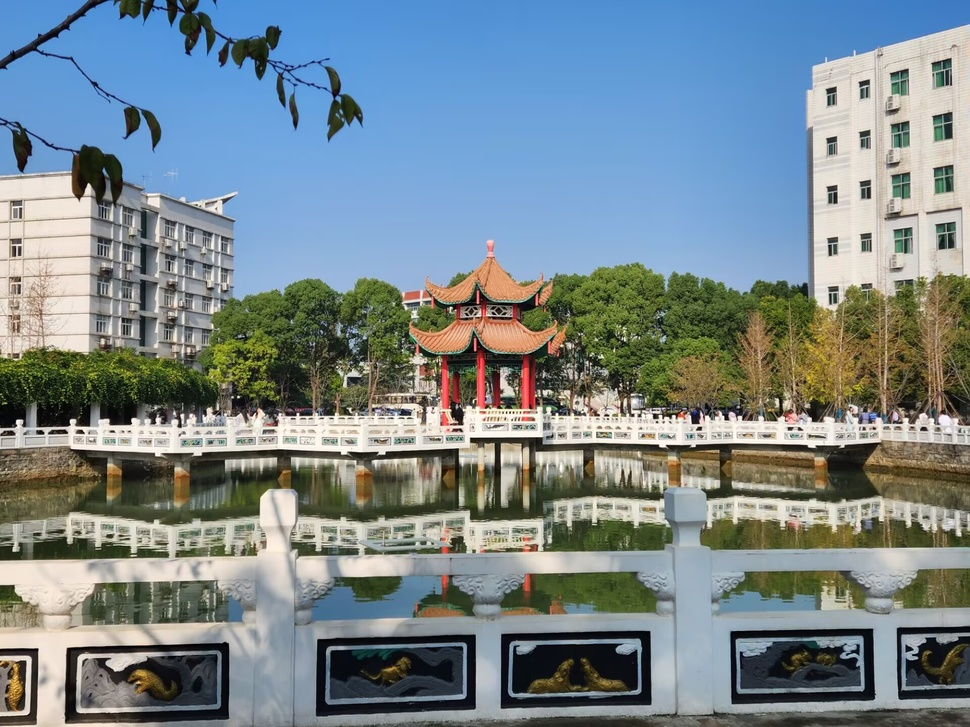
#> input picture Class/my.jpg, 970 x 727 px, shrunk from 1920 x 1440 before the run
$ python '1.9RGB和HIS.py'
#> lines starting #> are read from the running program, lines starting #| are printed output that depends on the picture
#> further down, image is the input picture: shape (727, 970, 3); mean B, G, R 140.2, 134.8, 120.4
import numpy as np
import cv2
import matplotlib.pyplot as plt


def rgb_to_his(image):
    # 将RGB图像归一化到0-1之间
    image = image.astype(np.float32) / 255.0

    # 提取RGB通道
    R = image[:, :, 0]
    G = image[:, :, 1]
    B = image[:, :, 2]

    # 计算色调(Hue)
    num = 0.5 * ((R - G) + (R - B))
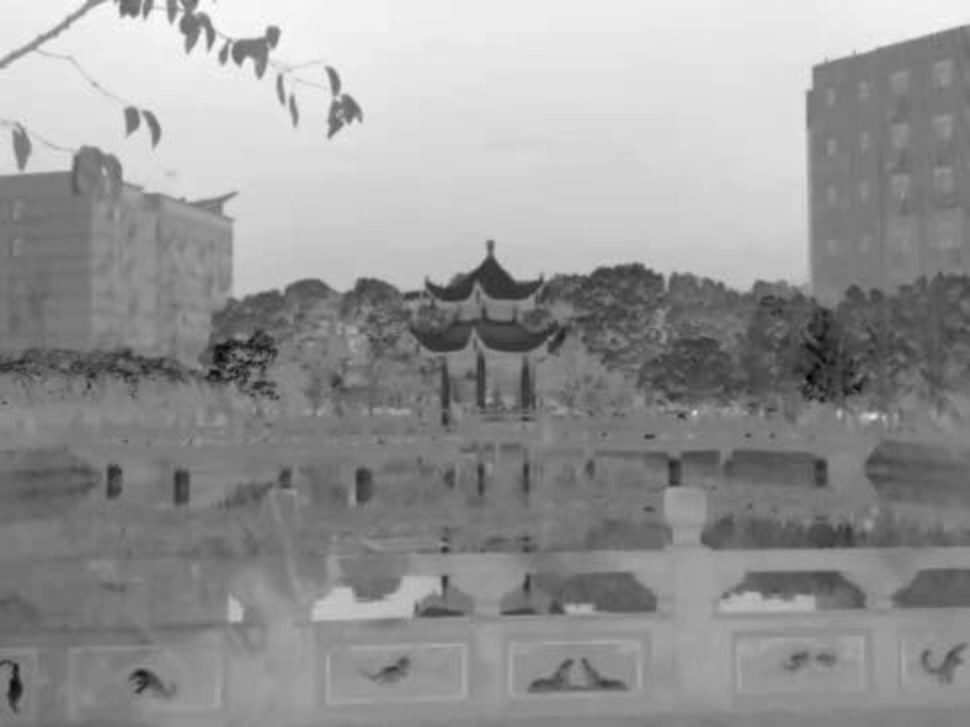
#> num: shape (727, 970) float32; min -0.525, max 0.457, mean 0.0496; drawn with min black and max white
    den = np.sqrt((R - G) ** 2 + (R - B) * (G - B))
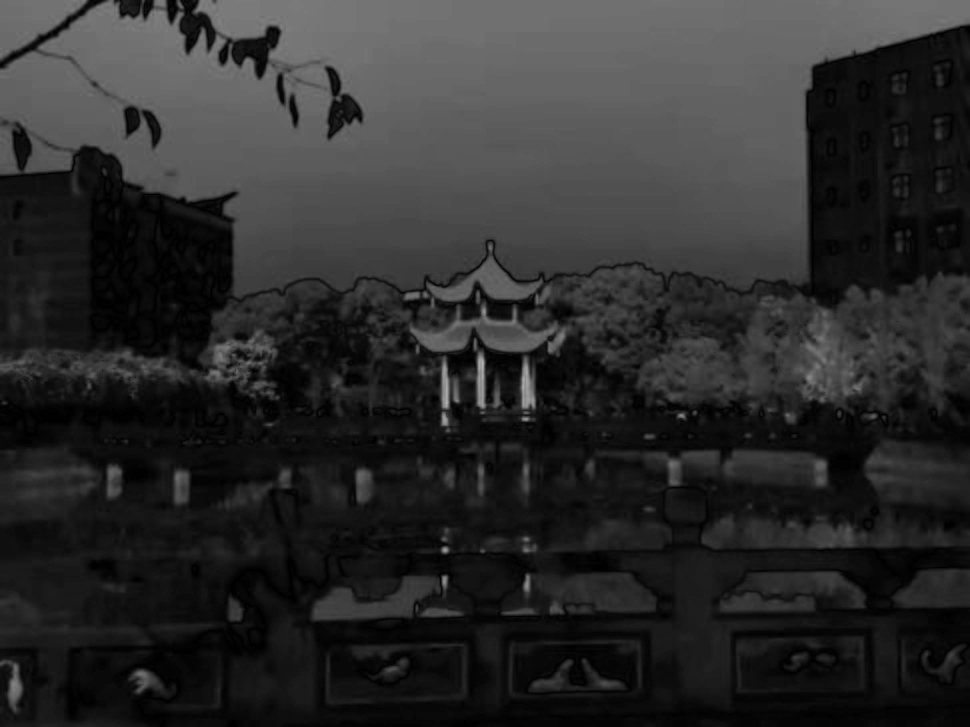
#> den: shape (727, 970) float32; min 0, max 0.708, mean 0.173
    H = np.arctan2(num, den) * (180 / np.pi)  # 色调范围 [-180, 180]

    # 计算饱和度(Saturation)
    Cmax = np.maximum(R, np.maximum(G, B))
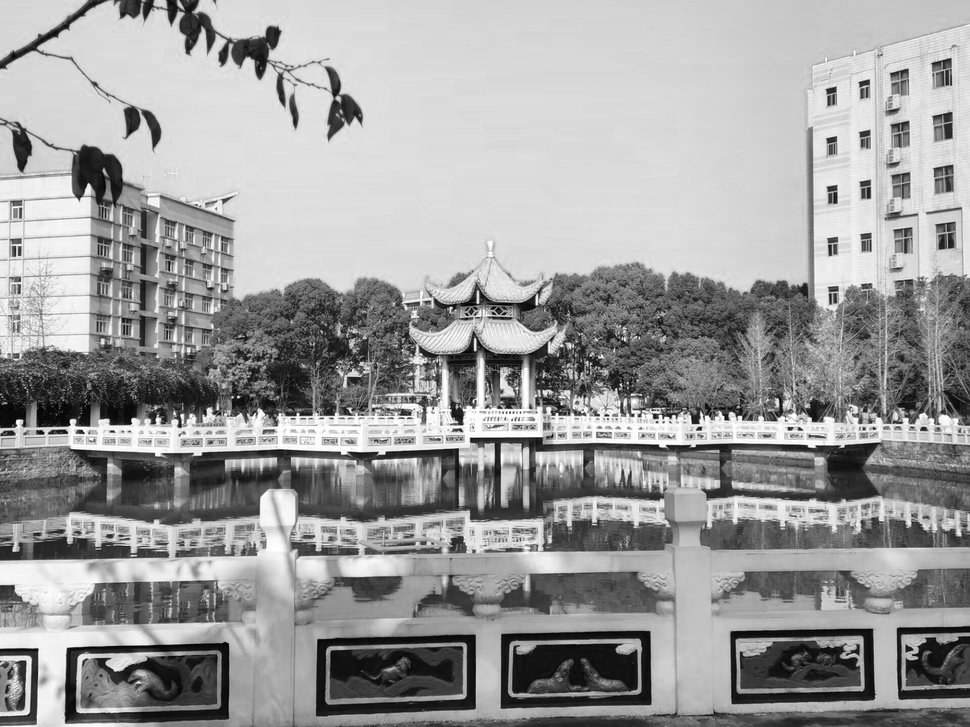
#> Cmax: shape (727, 970) float32; min 0, max 1, mean 0.613
    Cmin = np.minimum(R, np.minimum(G, B))
    S = (Cmax - Cmin) / (Cmax + 1e-6)
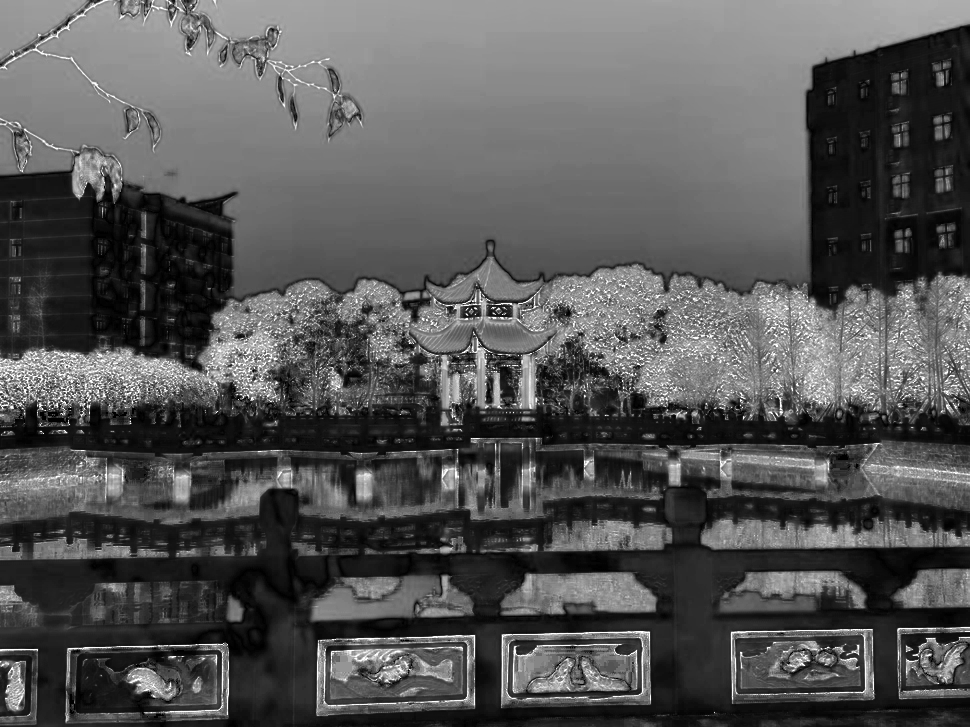
#> S: shape (727, 970) float32; min 0, max 1, mean 0.337

    # 计算亮度(Intensity)
    I = (Cmax + Cmin) / 2
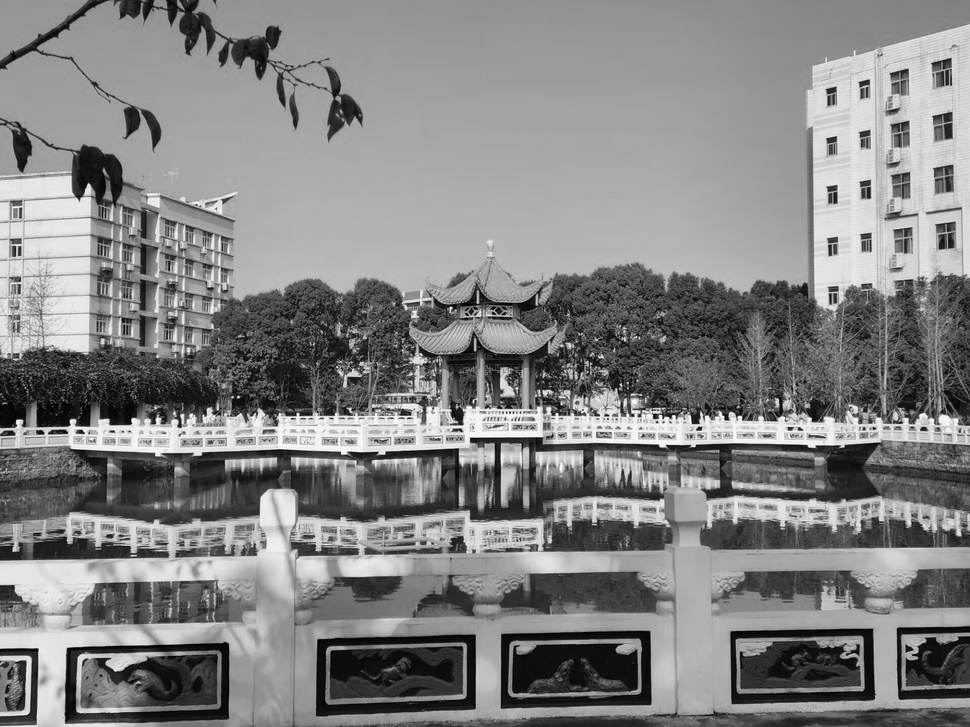
#> I: shape (727, 970) float32; min 0, max 1, mean 0.514

    # 将色调值范围从[-180, 180]调整到[0, 360]，以便显示
    H = (H + 180) % 360
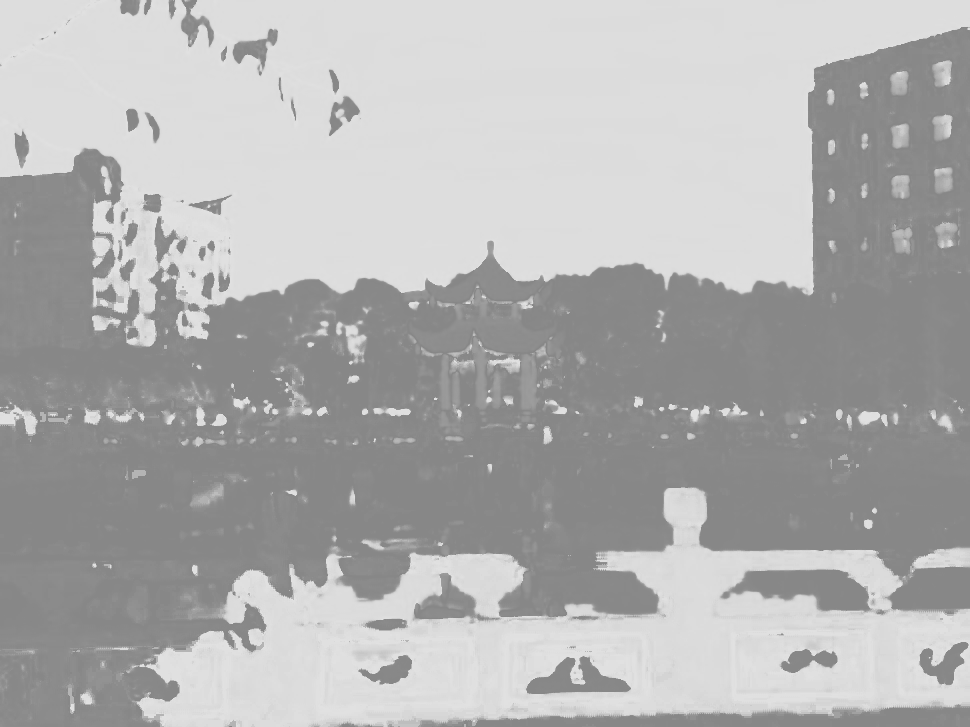
#> H: shape (727, 970) float32; min 135, max 225, mean 176.8

    return H, S, I


# 读取RGB图像
image = cv2.imread('my.jpg')  # 替换为你的图片路径

# 转换为HIS色彩空间
H, S, I = rgb_to_his(image)

# 显示HIS各个通道
plt.figure(figsize=(12, 4))

plt.subplot(1, 3, 1)
plt.imshow(H, cmap='hsv')
plt.title("Hue (H)")
plt.axis('off')

plt.subplot(1, 3, 2)
plt.imshow(S, cmap='gray')
plt.title("Saturation (S)")
plt.axis('off')

plt.subplot(1, 3, 3)
plt.imshow(I, cmap='gray')
plt.title("Intensity (I)")
plt.axis('off')

plt.show()

def his_to_rgb(H, S, I):
    # 将H, S, I转回RGB
    H = H / 360.0  # 色调H范围 [0, 1]
    S = np.clip(S, 0, 1)  # 饱和度S范围 [0, 1]
    I = np.clip(I, 0, 1)  # 亮度I范围 [0, 1]

    # 计算RGB色彩空间
    C = (1 - np.abs(2 * I - 1)) * S  # Chroma
    X = C * (1 - np.abs((H * 6) % 2 - 1))  # Intermediate value
    m = I - C / 2  # Match value

    # 获取RGB的三个分量
    H_prime = H * 6
    R, G, B = np.zeros_like(H), np.zeros_like(H), np.zeros_like(H)

    # 根据H的范围计算RGB
    mask = (H_prime >= 0) & (H_prime < 1)
#> (the run stopped early here; a loop or call above may not have finished)

$ run again, with Class/face.jpg copied over Class/my.jpg
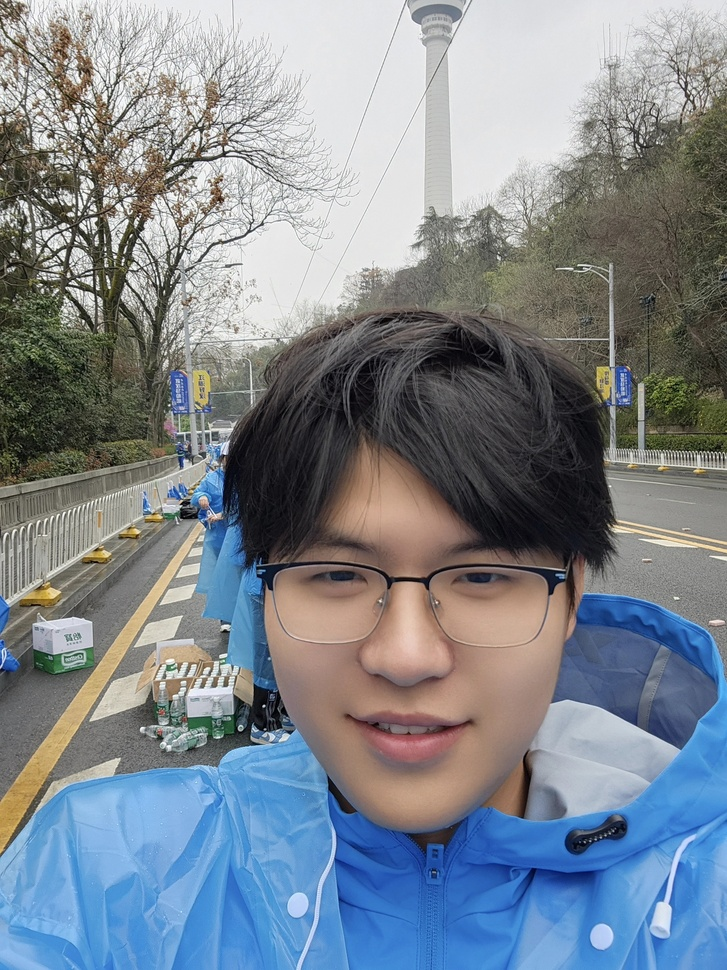
#> input picture Class/face.jpg, 727 x 970 px, shrunk from 2208 x 2944 before the run
#> image is the input picture: shape (970, 727, 3); mean B, G, R 143.4, 134.5, 125.8
#> in rgb_to_his, `S = (Cmax - Cmin) / (Cmax + 1e-6)`:
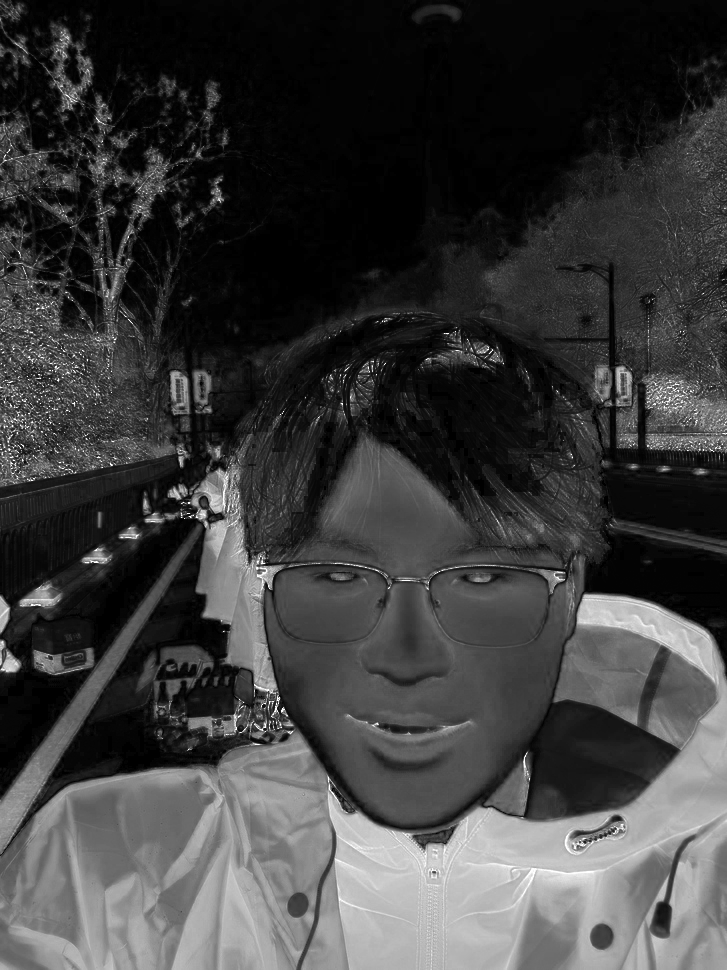
#> S: shape (970, 727) float32; min 0, max 1, mean 0.242
#> in rgb_to_his, `H = (H + 180) % 360`:
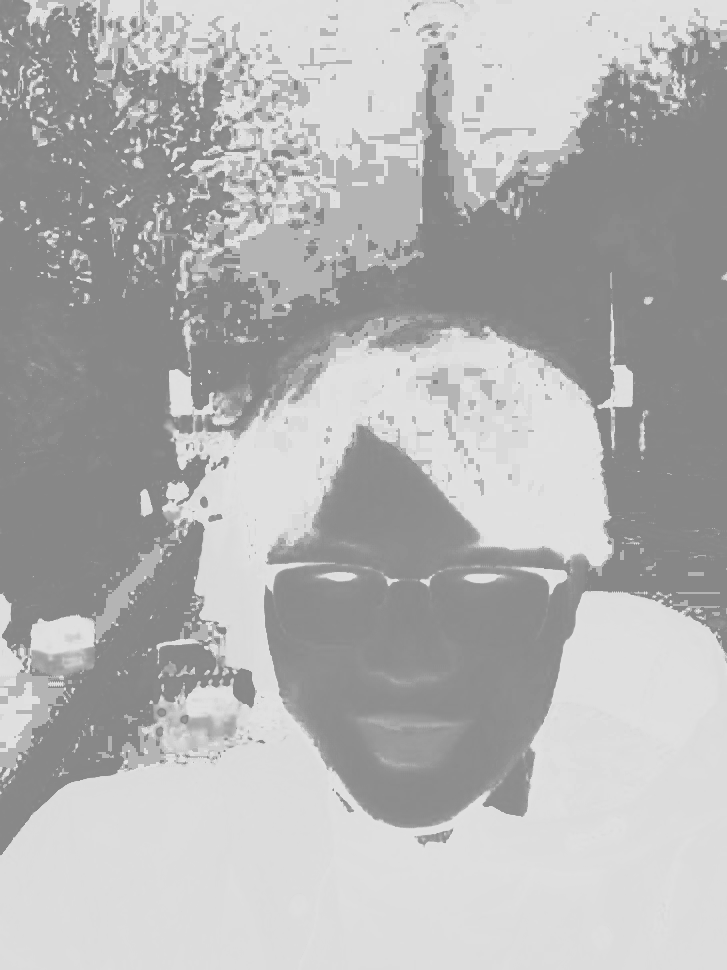
#> H: shape (970, 727) float32; min 135, max 225, mean 179.4
